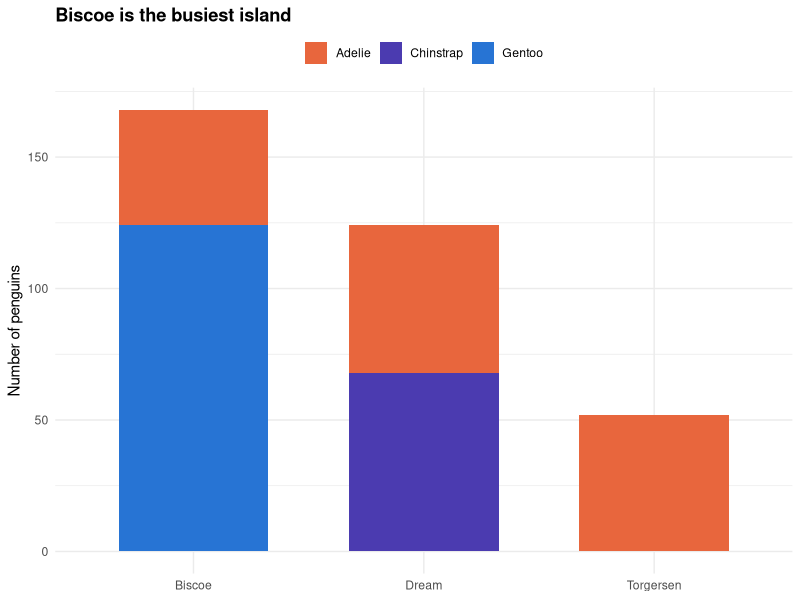
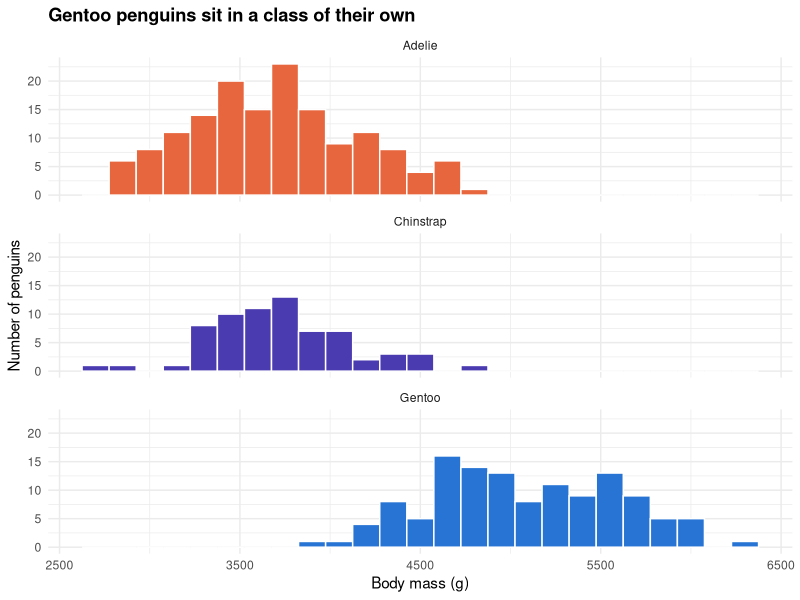
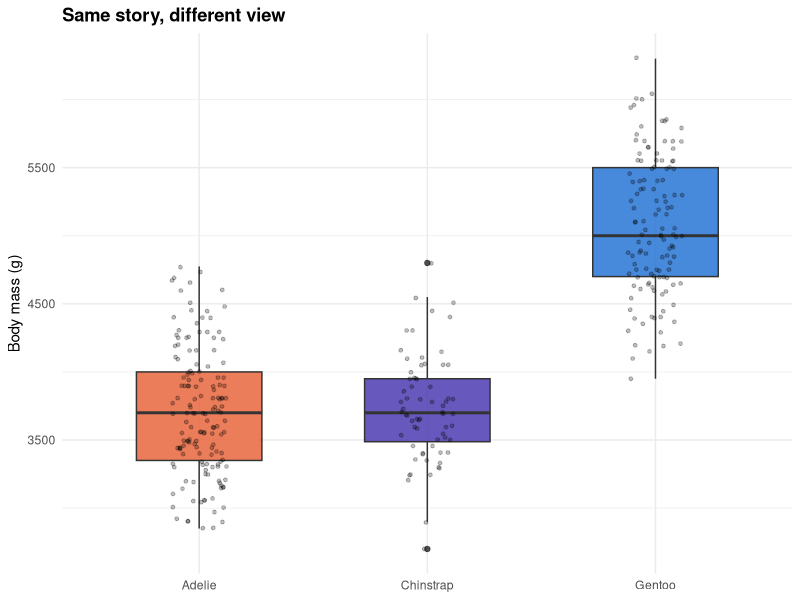
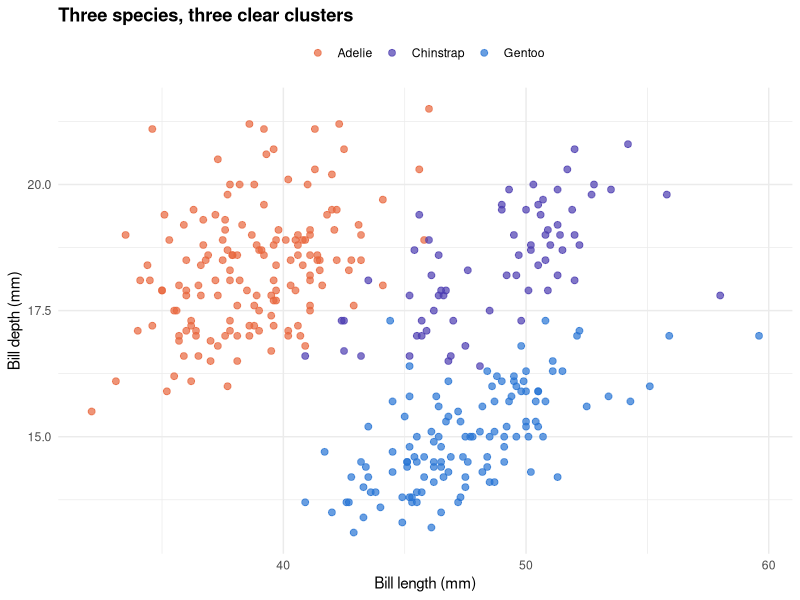
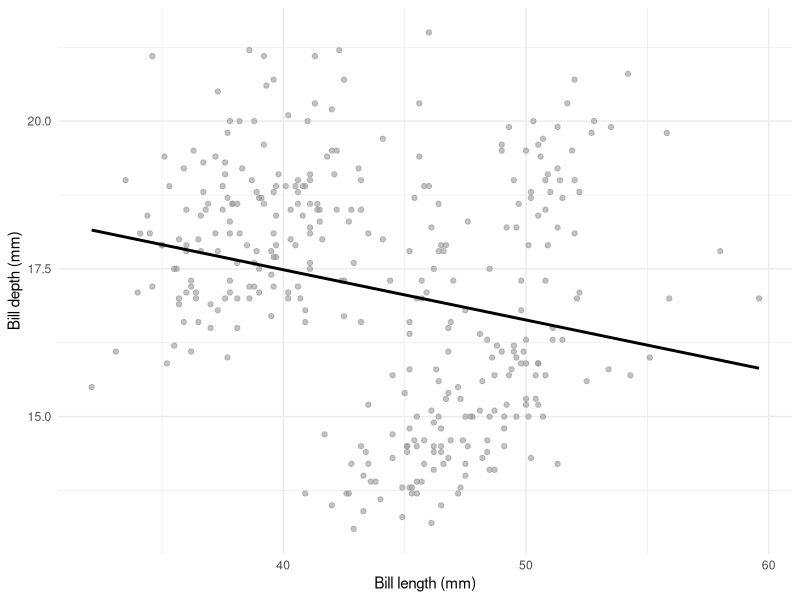
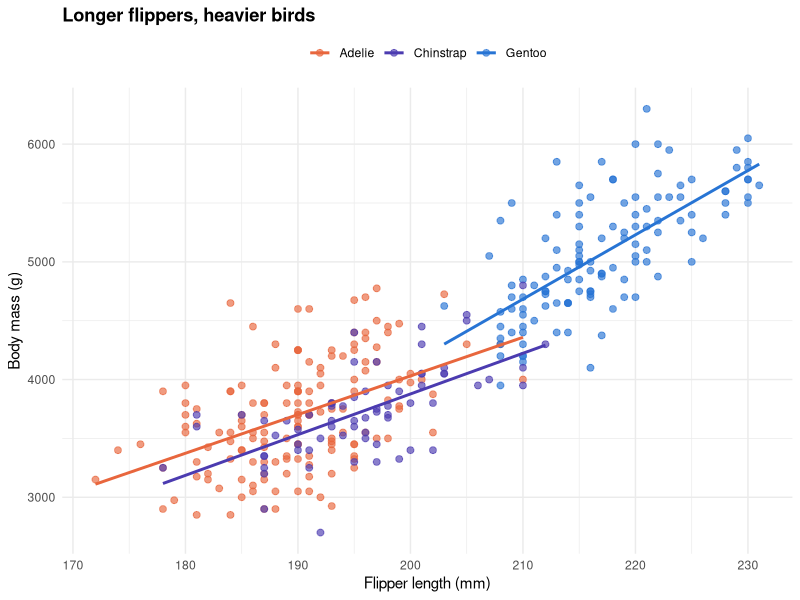
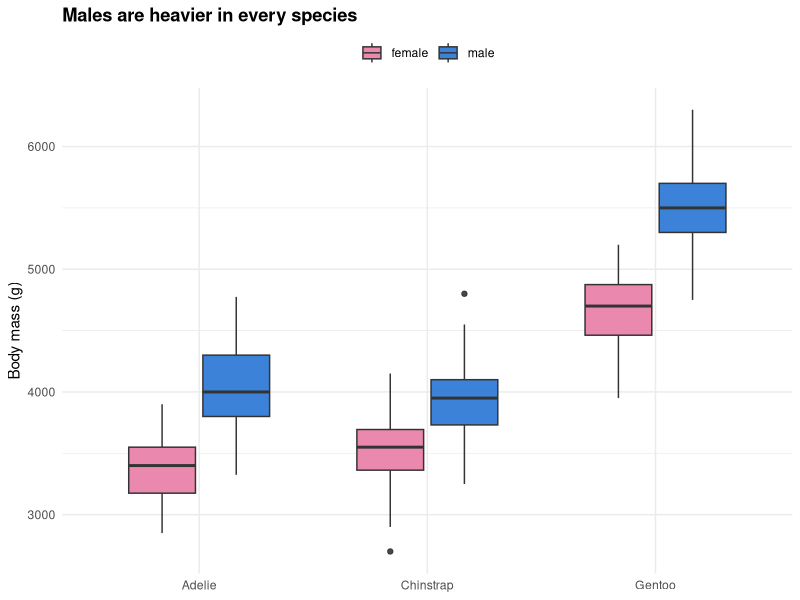
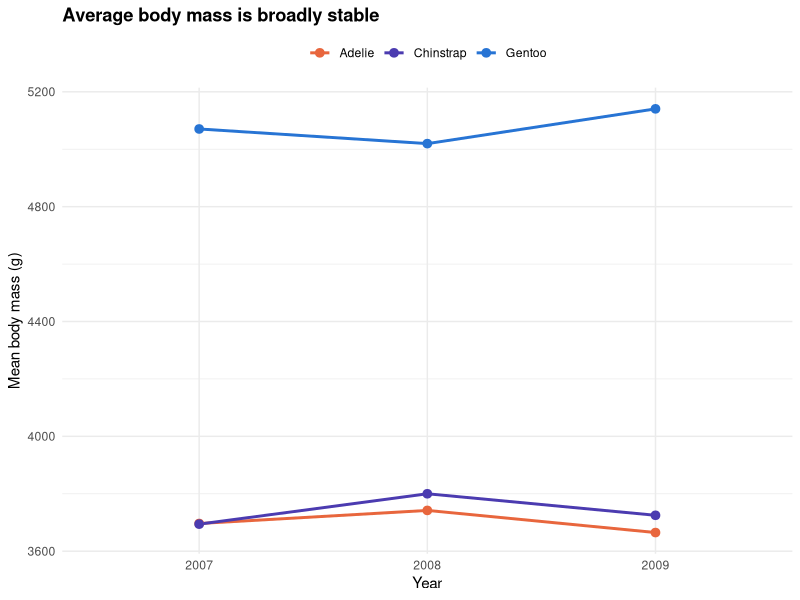

The R script that drew these images, in order:
## ---- chunk 1
#| include: false
library(palmerpenguins)
library(dplyr)
library(tidyr)
library(ggplot2)
library(knitr)

knitr::opts_chunk$set(fig.align = "center", fig.width = 6.5, fig.height = 4)

# One consistent look for every chart
sp_cols <- c(Adelie = "#E8663D", Chinstrap = "#4B3BB0", Gentoo = "#2774D4")
theme_set(theme_minimal(base_size = 11) +
            theme(legend.position = "top", plot.title = element_text(face = "bold")))

# Numbers we will quote in the text (inline code, so nothing is typed by hand)
n_total   <- nrow(penguins)
n_species <- n_distinct(penguins$species)
n_islands <- n_distinct(penguins$island)
years     <- range(penguins$year)
n_missing_sex <- sum(is.na(penguins$sex))
n_missing_meas <- sum(!complete.cases(penguins[, c("bill_length_mm", "bill_depth_mm",
                                                   "flipper_length_mm", "body_mass_g")]))

peng <- penguins |> drop_na(bill_length_mm, bill_depth_mm, flipper_length_mm, body_mass_g)
peng_sex <- peng |> drop_na(sex)
## ---- chunk 2
#| label: tbl-glimpse
#| tbl-cap: "The first six rows of the penguins data"
penguins |> head(6) |> kable()
## ---- chunk 3
#| label: tbl-variables
#| tbl-cap: "What each column means"
tibble::tribble(
  ~Variable, ~Meaning,
  "species", "Adelie, Chinstrap or Gentoo",
  "island", "Biscoe, Dream or Torgersen",
  "bill_length_mm, bill_depth_mm", "Size of the bill (beak), in millimetres",
  "flipper_length_mm", "Length of the flipper, in millimetres",
  "body_mass_g", "Body mass, in grams",
  "sex", "female or male",
  "year", "Year of the observation (2007, 2008 or 2009)"
) |> kable()
## ---- chunk 4
#| label: tbl-missing
#| tbl-cap: "Missing values in each column"
tibble(column = names(penguins),
       missing = colSums(is.na(penguins))) |>
  filter(missing > 0) |>
  kable(col.names = c("Column", "Missing values"))
## ---- chunk 5
#| label: tbl-species-island
#| tbl-cap: "Number of penguins by species and island"
penguins |>
  count(species, island) |>
  pivot_wider(names_from = island, values_from = n, values_fill = 0) |>
  mutate(Total = rowSums(across(where(is.numeric)))) |>
  kable()
## ---- chunk 6
#| label: fig-island
#| fig-cap: "Penguins counted on each island, split by species"
ggplot(penguins, aes(island, fill = species)) +
  geom_bar(width = 0.65) +
  scale_fill_manual(values = sp_cols, name = NULL) +
  labs(title = "Biscoe is the busiest island", x = NULL, y = "Number of penguins")
## ---- chunk 7
#| label: tbl-means
#| tbl-cap: "Average measurements by species"
peng |>
  group_by(species) |>
  summarise(Birds = n(),
            `Bill length (mm)` = mean(bill_length_mm),
            `Bill depth (mm)` = mean(bill_depth_mm),
            `Flipper (mm)` = mean(flipper_length_mm),
            `Body mass (g)` = mean(body_mass_g)) |>
  mutate(across(where(is.double), \(x) round(x, 1))) |>
  kable()
## ---- chunk 8
#| label: top-line
#| include: false
means <- peng |> group_by(species) |> summarise(mass = mean(body_mass_g))
heaviest <- means$species[which.max(means$mass)]
gap <- round(max(means$mass) - min(means$mass))
## ---- chunk 9
#| label: fig-mass-dist
#| fig-cap: "Distribution of body mass for each species"
#| fig-height: 3.8
ggplot(peng, aes(body_mass_g, fill = species)) +
  geom_histogram(binwidth = 150, colour = "white", show.legend = FALSE) +
  facet_wrap(~species, ncol = 1) +
  scale_fill_manual(values = sp_cols) +
  labs(title = "Gentoo penguins sit in a class of their own",
       x = "Body mass (g)", y = "Number of penguins")
## ---- chunk 10
#| label: fig-mass-box
#| fig-cap: "Body mass by species: the box shows the middle 50% of birds"
#| fig-height: 3.4
ggplot(peng, aes(species, body_mass_g, fill = species)) +
  geom_boxplot(alpha = 0.85, width = 0.55, show.legend = FALSE) +
  geom_jitter(width = 0.12, alpha = 0.25, size = 1, show.legend = FALSE) +
  scale_fill_manual(values = sp_cols) +
  labs(title = "Same story, different view", x = NULL, y = "Body mass (g)")
## ---- chunk 11
#| label: fig-bills
#| fig-cap: "Bill length against bill depth. Each point is one penguin."
#| fig-height: 4.4
ggplot(peng, aes(bill_length_mm, bill_depth_mm, colour = species)) +
  geom_point(size = 2, alpha = 0.7) +
  scale_colour_manual(values = sp_cols, name = NULL) +
  labs(title = "Three species, three clear clusters",
       x = "Bill length (mm)", y = "Bill depth (mm)")
## ---- chunk 12
#| label: fig-simpson
#| fig-cap: "A single trend line through all species suggests the wrong story"
#| fig-height: 3.6
ggplot(peng, aes(bill_length_mm, bill_depth_mm)) +
  geom_point(colour = "grey60", alpha = 0.6) +
  geom_smooth(method = "lm", se = FALSE, colour = "black") +
  labs(x = "Bill length (mm)", y = "Bill depth (mm)")
## ---- chunk 13
#| label: fig-flipper-mass
#| fig-cap: "Flipper length against body mass, with a trend line per species"
#| fig-height: 4.4
ggplot(peng, aes(flipper_length_mm, body_mass_g, colour = species)) +
  geom_point(size = 2, alpha = 0.65) +
  geom_smooth(method = "lm", se = FALSE) +
  scale_colour_manual(values = sp_cols, name = NULL) +
  labs(title = "Longer flippers, heavier birds",
       x = "Flipper length (mm)", y = "Body mass (g)")
## ---- chunk 14
#| label: tbl-cor
#| tbl-cap: "Correlation between flipper length and body mass"
bind_rows(
  tibble(Group = "All penguins", r = cor(peng$flipper_length_mm, peng$body_mass_g), n = nrow(peng)),
  peng |> group_by(Group = as.character(species)) |>
    summarise(r = cor(flipper_length_mm, body_mass_g), n = n())
) |>
  mutate(r = round(r, 2)) |>
  kable(col.names = c("Group", "Correlation (r)", "Birds"))
## ---- chunk 15
#| include: false
r_all <- round(cor(peng$flipper_length_mm, peng$body_mass_g), 2)
## ---- chunk 16
#| label: tbl-sex
#| tbl-cap: "Average body mass (g) by species and sex, with the male-to-female ratio"
peng_sex |>
  group_by(species, sex) |>
  summarise(mass = mean(body_mass_g), .groups = "drop") |>
  pivot_wider(names_from = sex, values_from = mass) |>
  mutate(`Male / female` = round(male / female, 2),
         across(c(female, male), \(x) round(x))) |>
  kable()
## ---- chunk 17
#| label: fig-sex
#| fig-cap: "Body mass of females and males in each species"
#| fig-height: 3.8
ggplot(peng_sex, aes(species, body_mass_g, fill = sex)) +
  geom_boxplot(width = 0.65, alpha = 0.9) +
  scale_fill_manual(values = c(female = "#E87BA4", male = "#2774D4"), name = NULL) +
  labs(title = "Males are heavier in every species", x = NULL, y = "Body mass (g)")
## ---- chunk 18
#| include: false
ratio <- peng_sex |> group_by(species, sex) |> summarise(m = mean(body_mass_g), .groups = "drop") |>
  pivot_wider(names_from = sex, values_from = m) |> mutate(r = male / female)
big <- ratio$species[which.max(ratio$r)]
## ---- chunk 19
#| label: tbl-year
#| tbl-cap: "Penguins measured per year and species"
penguins |> count(year, species) |>
  pivot_wider(names_from = species, values_from = n) |>
  kable(col.names = c("Year", "Adelie", "Chinstrap", "Gentoo"))
## ---- chunk 20
#| label: fig-year
#| fig-cap: "Average body mass in each year, for each species"
#| fig-height: 3.6
peng |>
  group_by(year, species) |>
  summarise(mass = mean(body_mass_g), .groups = "drop") |>
  ggplot(aes(factor(year), mass, colour = species, group = species)) +
  geom_line(linewidth = 1) +
  geom_point(size = 2.6) +
  scale_colour_manual(values = sp_cols, name = NULL) +
  labs(title = "Average body mass is broadly stable", x = "Year", y = "Mean body mass (g)")
## ---- chunk 21
#| label: session
sessionInfo()$R.version$version.string
packageVersion("palmerpenguins")
